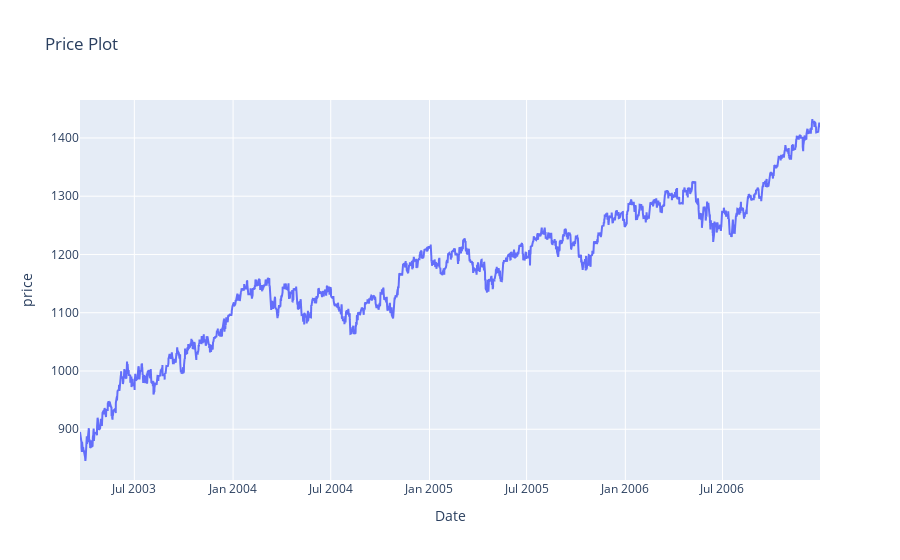

Write notebook code for a chart like this one.
### Code cell
sp500_data = go.Scatter(x=candle_data_2003_2006.index, y=candle_data_2003_2006['mid_c'])
layout = go.Layout(title='Price Plot', xaxis=dict(title='Date'), yaxis=dict(title='price'))
fig = go.Figure(data=[sp500_data], layout=layout)
fig.show()

### Figure 1 — Plotly figure (JSON) as saved in the notebook; plotly's stock layout.template omitted (floating-point values rounded to 4 significant figures; data arrays with more than 128 entries replaced by an {"elided": "..."} marker saying what was removed)
{"data": [{"type": "scatter", "x": {"elided": "5626 str values"}, "y": {"elided": "5626 float values"}}], "layout": {"autosize": true, "title": {"text": "Price Plot"}, "xaxis": {"autorange": true, "range": ["2003-03-21 18:00", "2006-12-29 18:00"], "title": {"text": "Date"}, "type": "date"}, "yaxis": {"autorange": true, "range": [812.9, 1465.0], "title": {"text": "price"}, "type": "linear"}}}
